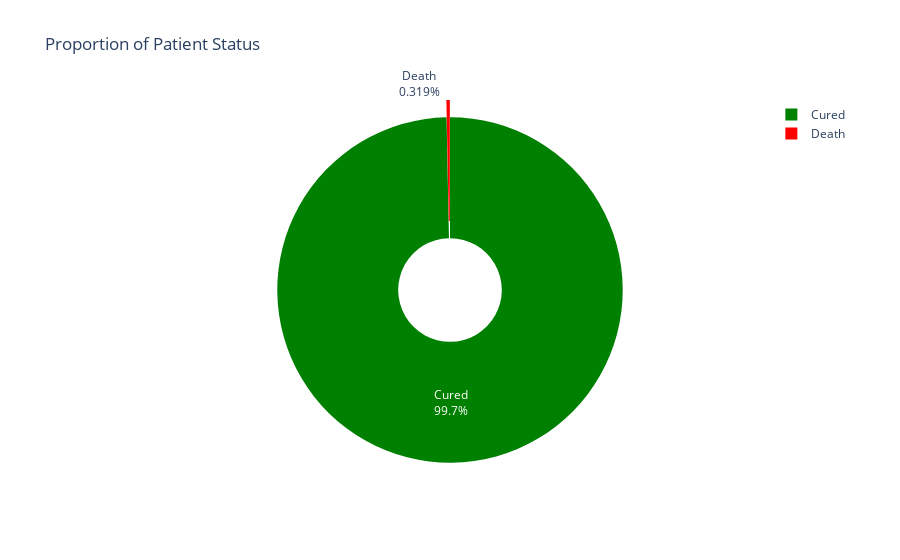

The cell this chart's notebook holds for it:
### Code cell
# Plotly Interactive Visualization - Pie Chart
fig = px.pie(
    names=status_counts.index,
    values=status_counts.values,
    title="Proportion of Patient Status",
    color=status_counts.index,
    color_discrete_map={"Cured": "green", "Death": "red", "Other": "royalblue"},
    hole=0.3
)
fig.update_traces(textinfo="percent+label", pull=[0.1 if x == "Death" else 0 for x in status_counts.index])
fig.show()

### Figure 1 — Plotly figure (JSON) as saved in the notebook; plotly's stock layout.template omitted (floating-point values rounded to 4 significant figures)
{"data": [{"customdata": [["Cured"], ["Death"]], "domain": {"x": [0, 1], "y": [0, 1]}, "hole": 0.3, "hovertemplate": "label=%{label}<br>value=%{value}<br>color=%{customdata[0]}<extra></extra>", "labels": ["Cured", "Death"], "legendgroup": "", "marker": {"colors": ["green", "red"]}, "name": "", "pull": [0, 0.1], "showlegend": true, "textinfo": "percent+label", "type": "pie", "values": [40293, 129]}], "layout": {"legend": {"tracegroupgap": 0}, "title": {"text": "Proportion of Patient Status"}}}
